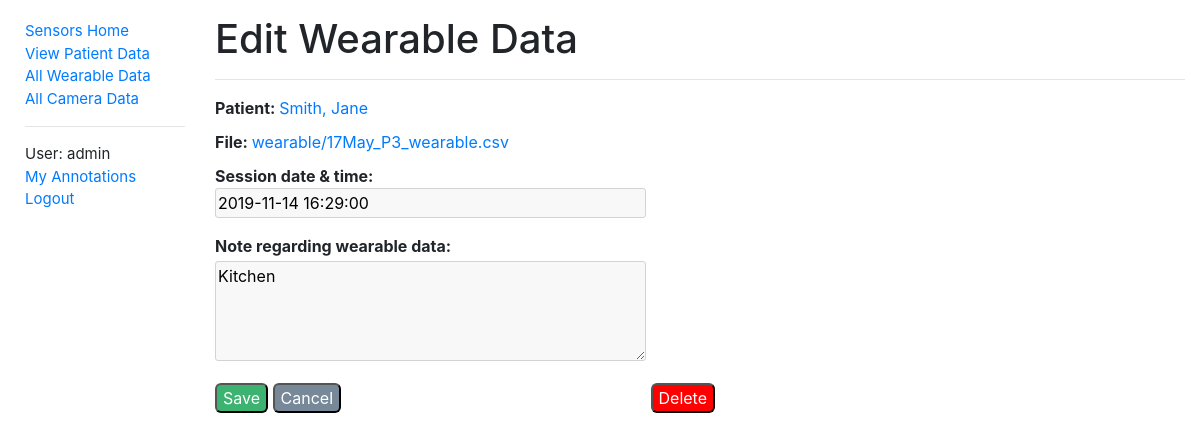
/sensors/wearabledata/a667c785059a4182b8f64a09910e2e2a/edit/ (signed in), run on the app's committed database.
### sensors/models.py (models this page shows, shortened)
class WearableData(models.Model):
    id = models.UUIDField(primary_key=True, default=uuid.uuid4, help_text='Unique ID for this wearable data')
    patient = models.ForeignKey('PatientData', on_delete=models.CASCADE, null=True, related_name='wearables')
    filename = models.FileField(upload_to='wearable/', help_text='Wearable data file')
    time = models.DateTimeField(help_text='Session date & time')
    note = models.CharField(max_length=500, help_text='Note regarding wearable data')
    class Meta:
        ordering = ['patient', '-time']
        permissions = (("can_alter_wearabledata", "Can create or edit wearable data entries."),)

class PatientData(models.Model):
    id = models.AutoField(primary_key=True)
    first_name = models.CharField(max_length=50, help_text='Patient first name')
    last_name = models.CharField(max_length=50, help_text='Patient last name')
    date_of_birth = models.DateField(help_text='Patient date of birth')
    notes = models.CharField(max_length=500, help_text='Notes regarding patient')
    class Meta:
        ordering = ['last_name']
        permissions = (("can_alter_patientdata", "Can create or edit patient data entries."),)
    def __str__(self):
        return f'{self.last_name}, {self.first_name}'

### sensors/views.py (the view)
# urls.py: re_path(r'^wearabledata/(?P<uuid>[\w-]+)/edit/$', views.edit_wearabledata, name='edit-wearabledata'),
@permission_required('sensors.can_alter_wearabledata')
def edit_wearabledata(request, uuid):
    existing_wearable = get_object_or_404(WearableData, pk=uuid)
    if request.method == 'POST':
        form = WearableDataEditForm(request.POST, instance=existing_wearable)
        if form.is_valid():
            existing_wearable = form.save(commit=False)
            existing_wearable.save()
            return redirect('wearabledata-detail', pk=uuid)
        else:
            print(form.errors)
    else:
        form = WearableDataEditForm(instance=existing_wearable)
    context = {
        'form': form,
        'wearabledata': existing_wearable,
    }
    return render(request, 'sensors/edit_wearabledata.html', context)

### sensors/forms.py
class WearableDataEditForm(forms.ModelForm):
    class Meta:
        model = WearableData
        fields = ['note', 'time']
        widgets = {
            'note': forms.Textarea(attrs={
                'id': 'form-text',
                'required': True,
                'style': 'border: 1px solid #D3D3D3; border-radius: 3px; margin: 3px 0 0 0; height: 100px; '
                         'width: 100%; min-width: 190px; box-sizing: border-box; background-color: #f8f8f8;',
            }),
            'time': forms.DateTimeInput(attrs={
                'id': 'form-note',
                'required': True,
                'style': 'display: table-cell; vertical-align: top; border: 1px solid #D3D3D3; border-radius: 3px; '
                         'height: 30px; line-height: 30px; margin: 0px 0px 0px 0px; width: 100%; min-width: 190px;'
                         'background-color: #f8f8f8;',
            }),
        }

### sensors/context_processors.py (called while the page is built)
def extra_context(request):
    return {'media_url': settings.MEDIA_URL}

### sensors/templates/sensors/edit_wearabledata.html (shortened to what this page needs)
{% extends "base.html" %}
{% block content %}
  <h1>Edit Wearable Data</h1>
  <hr>
  <form action="" method="post" class="form-group">
    <table>
      <div><strong>Patient: </strong><a href="{% url 'patientdata-detail' wearabledata.patient.id %}">{{ wearabledata.patient }}</a></div>
      <div style="margin-top: 10px;"><strong>File: </strong>
        <a href="{{ media_url }}{{ wearabledata.filename }}">{{ wearabledata.filename }}</a>
      </div>
      <div style="margin-top: 10px;"><strong>{{ form.time.help_text }}:</strong><p>{{ form.time }}</p></div>
      <div style="margin-top: 10px;">
        <strong>{{ form.note.help_text }}:</strong><p>{{ form.note }}</p>
      </div>
    </table>
    <input type="submit" value="Save" class="saveButton" />
    <input type="button" value="Cancel" class="cancelButton" onclick="window.history.back()" />
  </form>
  <form action="{% url 'delete-wearabledata' wearabledata.id %}" method="post" class="form-group">
    <input type="submit" value="Delete" class="deleteButton"
           onclick="return confirm('Are you sure you want to delete this patient data?');" />
  </form>
{% endblock %}

### sensors/templates/base.html (shortened to what this page needs)
<!DOCTYPE html>
<html xmlns="http://www.w3.org/1999/xhtml" lang="en-GB" xml:lang="en-GB">
<head>
  <link rel="stylesheet"
        href="https://stackpath.bootstrapcdn.com/bootstrap/4.1.3/css/bootstrap.min.css"
>
  {% load static %}
  <link rel="stylesheet"
        href="{% static 'css/styles.css' %}">
</head>
<body>
<div class="container-fluid">
  <div class="row">
    <div class="col-sm-2" style='font-size:15px;'>
      {% block sidebar %}
        <ul class="sidebar-nav">
          <li><a href="{% url 'index' %}">Sensors Home</a></li>
          {% if user.is_authenticated %}
            <li><a href="{% url 'patientdata' %}">View Patient Data</a></li>
            <li><a href="{% url 'wearabledata' %}">All Wearable Data</a></li>
            <li><a href="{% url 'cameradata' %}">All Camera Data</a></li>
            <hr>
            <li>User: {{ user.get_username }}</li>
            <li><a href="{% url 'my-annotations' %}">My Annotations</a></li>
            <li><a href="{% url 'logout'%}?next={{request.path}}">Logout</a></li>
          {% else %}
            <li><a href="{% url 'login'%}?next={{request.path}}">Login</a></li>
          {% endif %}
        </ul>
      {% endblock %}
    </div>
    <div class="col-sm-10" style=margin-top:15px;padding:10">
      {% block content %}{% endblock %}
    </div>
  </div>
</div>
</body>
</html>

### sensors/static/css/styles.css (style rules this page uses)
.sidebar-nav { margin-top: 20px; margin-left: 10px; padding: 0; list-style: none; }
.saveButton { background-color: mediumseagreen; color: white; height: 30px; border-radius: 6px; }
.cancelButton { background-color: lightslategrey; color: white; height: 30px; border-radius: 6px; }
.deleteButton { background-color: red; color: white; height: 30px; border-radius: 6px; }
.form-group { display: inline-block; }

### data on the page
WearableData: patient "Smith, Jane", filename "wearable/17May_P3_wearable.csv", time "2019-11-14 16:29:00", note "Kitchen"

### other printed values
{{ user.get_username }} "admin"
